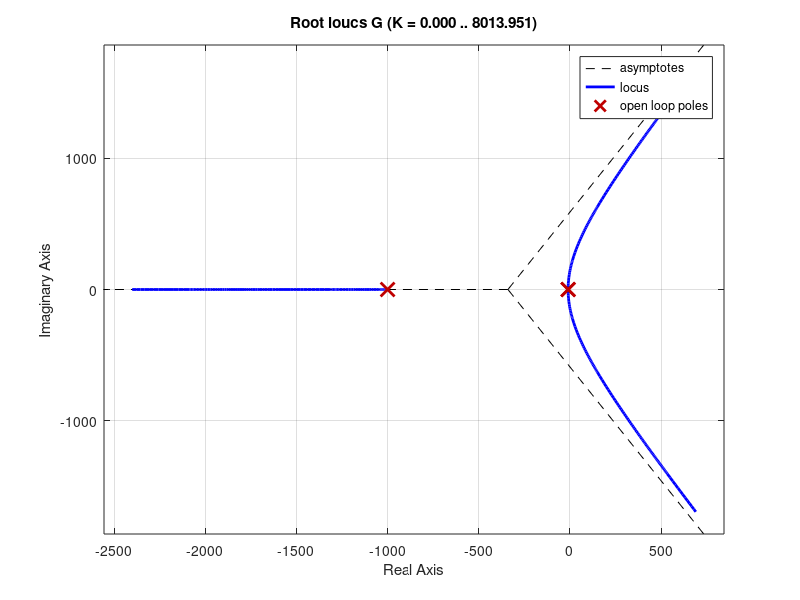
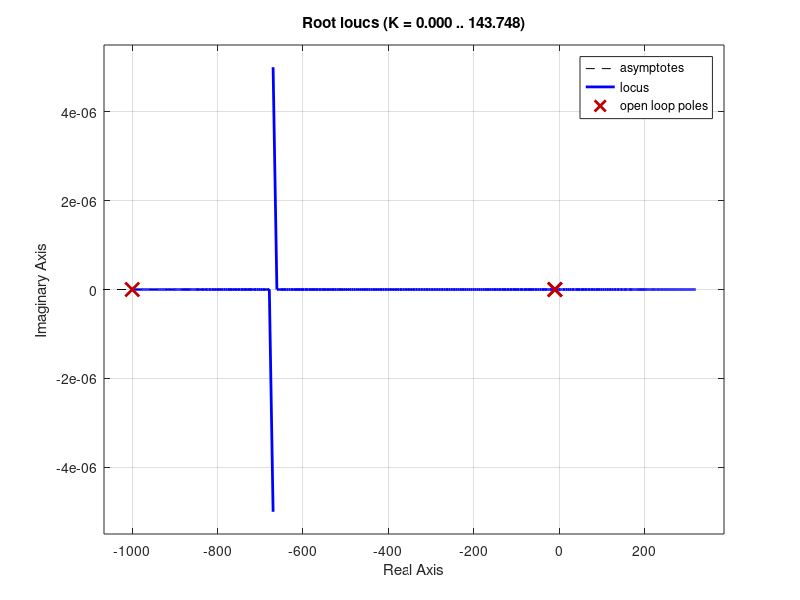
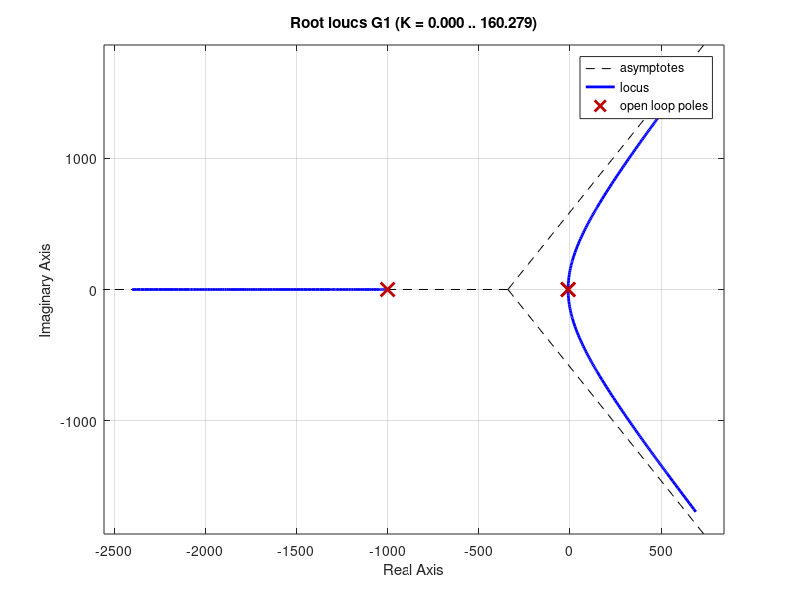
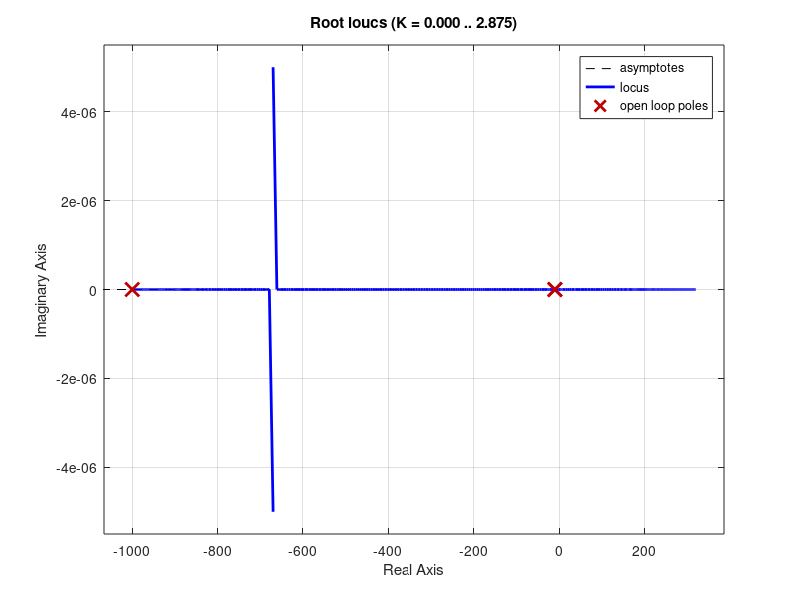

MATLAB code for these plots, in order:
%% Esame 21-12-2020 - Esercizio 2

clear all; close all; clc;

%% Funzione di trasferimento

s = tf('s');
G = (10)/((1+0.1*s)^2*(1+0.001*s));

Gz = zero(G)
Gp = pole(G)

% Sistema stabile se tutte le radici nel semipiano sinistro
figure; rlocus(G) % instabile con 2 PD
figure; rlocus(-G) % instabile con 1 PD

%% 1. Controllore puramente proporzionale

KP1 = 50;
C1 = KP1;
G1 = C1*G;

figure; rlocus(G1) % instabile con 2 PD
figure; rlocus(-G1) % instabile con 1 PD

%% 2. Controllore PI

KP2 = 1;
KI2 = 1;
C2 = KP2+(KI2/s);
G2 = C2*G;

figure; rlocus(G2) % instabile con 2 PD
figure; rlocus(-G2) % instabile con 1 PD

%% 3. Controllore PI con Bw > 100 rad/s

KP3 = 10;
KI3 = 1;
C3 = KP3+(KI3/s);
G3 = C3*G;

figure; rlocus(G3) % instabile con 2 PD
figure; rlocus(-G3) % instabile con 1 PD

W3 = feedback(G3,1);
figure; bode(W3);

%% 4. Controllore puramente integrale con 2.5dB < Mr < 3dB

KI = 30;
C4 = KI/s;
G4 = C4*G;

W4 = feedback(G4,1);
figure; bode(W4)
